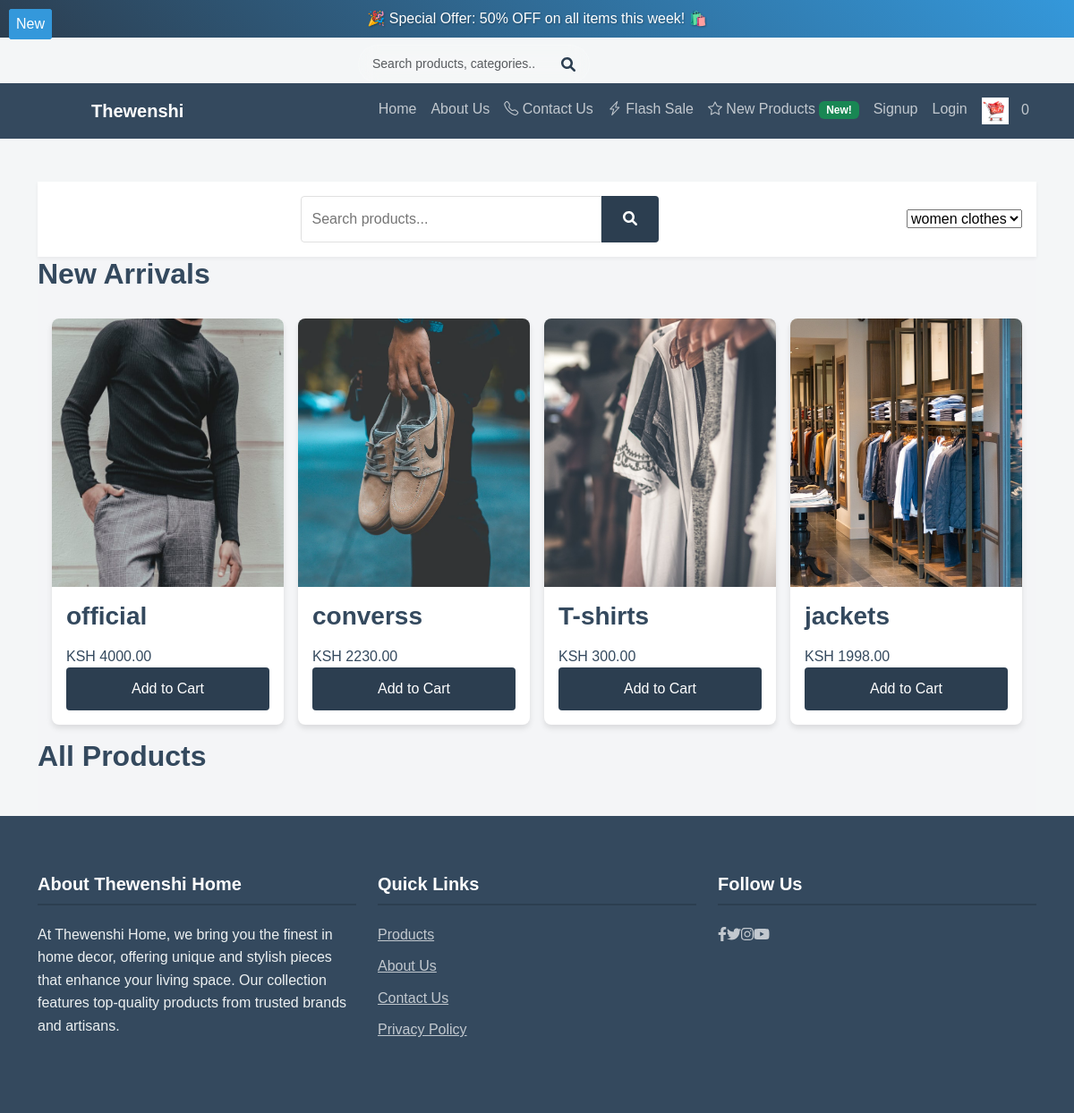
The app's page /category/2/ with its own data.
### store/models.py (models this page shows, shortened)
class NewProduct(models.Model):
    product = models.OneToOneField(Product, on_delete=models.CASCADE, related_name='new_product')
    is_new = models.BooleanField(default=True)
    price = models.IntegerField()  # New price specific to the new product
    image = models.ImageField(upload_to='new_products/')  # Image specific to the new product

class Product(models.Model):
    name = models.CharField(max_length=50)
    price = models.IntegerField()  # New price
    old_price = models.IntegerField(null=True, blank=True)  # Old price (if available)
    new_price = models.IntegerField(null=True, blank=True)  # New price (optional)
    image = models.ImageField(upload_to='products/')
    flash_sale = models.BooleanField(default=False)  # Flash sale indicator
    category = models.ForeignKey(Category, on_delete=models.CASCADE, related_name='products', null=True, blank=True)  # Link to category
    flash_sale_start_time = models.DateTimeField(null=True, blank=True)  # Start time of flash sale
    flash_sale_end_time = models.DateTimeField(null=True, blank=True)  # End time of flash sale

### store/views.py (the view, shortened to what this page needs)
# urls.py: path('' ,include('store.urls')),
def store(request, category_id=None):
    customer = None
    cart_count = 0
    categories = Category.objects.all()
    if category_id:
        selected_category = get_object_or_404(Category, id=category_id)
        products = Product.objects.filter(category=selected_category)
    else:
        products = Product.objects.all()
    flash_sale_products = FlashSaleProduct.objects.all()
    new_products = NewProduct.objects.all()
    return render(request, 'store.html', {
        'products': products,
        'cart_count': cart_count,
        'categories': categories,
        'selected_category': selected_category if category_id else None,
        'flash_sale_products': flash_sale_products,
        'new_products': new_products,
    })

### store/templates/store.html (shortened to what this page needs)
{% extends 'base.html' %}
{% load static %}
{% block content %}
<div class="store-container-fluid">
    <div class="store-header">
        <div class="header-wrapper">
            <div class="search-container">
                <input
                    type="text"
                    class="search-input"
                    placeholder="Search products..."
                >
                <button class="search-btn">
                    <i class="fas fa-search"></i>
                </button>
            </div>
            <select
                id="categoryFilter"
                class="category-filter"
            >
                {% for category in categories %}
                    <option
                        value="{% url 'store_by_category' category.id %}"
                        {% if selected_category == category %}selected{% endif %}
                    >
                        {{ category.name }}
                    </option>
                {% endfor %}
            </select>
        </div>
    </div>
    {% if new_products %}
    <section class="new-products-section">
        <div class="section-header">
            <h2>New Arrivals</h2>
        </div>
        <div class="new-products-grid">
            {% for new_product in new_products %}
            <div class="product-card new-product-card" data-product-id="{{ new_product.id }}">
                <div class="new-badge" aria-label="New Product">New</div>
                <img
                    src="{{ new_product.product.image.url }}"
                    alt="{{ new_product.product.name }}"
                    class="product-image"
                    loading="lazy"
                >
                <div class="product-info">
                    <h3>{{ new_product.product.name }}</h3>
                    <div class="product-pricing">
                        <span class="new-price">
                            KSH {{ new_product.product.price|floatformat:2 }}
                        </span>
                    </div>
                    <button
                        class="add-to-cart-btn btn btn-primary"
                        data-product-type="new_product"
                        data-product-id="{{ new_product.id }}"
                        aria-label="Add {{ new_product.product.name }} to cart"
                    >
                        Add to Cart
                    </button>
                </div>
            </div>
            {% endfor %}
        </div>
    </section>
    {% endif %}
    <section class="main-products-section">
        <div class="section-header">
            <h2>All Products</h2>
        </div>
        <div class="products-grid">
        </div>
    </section>
</div>
{% endblock %}

### store/static/css/custom.css (style rules this page uses)
:root { --primary-color: #3498db; --secondary-color: #2ecc71; --dark-color: #34495e; --light-color: #ecf0f1; --accent-color: #e74c3c; }
body { font-family: 'Nunito', sans-serif; line-height: 1.6; color: var(--dark-color); background-color: #f4f6f7; }
h1, h2, h3, h4, h5, h6 { font-weight: 700; color: var(--dark-color); margin-bottom: 15px; }
.search-container { position: relative; max-width: 400px; margin: 0 auto; }

### store/templates/store.html (style rules this page uses)
:root { --primary-color: #2c3e50; --secondary-color: #3498db; --background-color: #f4f5f7; --text-color: #333; --border-radius: 8px; }
.store-container-fluid { width: 100%; max-width: 100%; padding: 0; margin: 0; background-color: var(--background-color); }
.store-header { background-color: white; padding: 1rem; box-shadow: 0 2px 4px rgba(0,0,0,0.05); }
.header-wrapper { display: flex; justify-content: space-between; align-items: center; max-width: 1400px; margin: 0 auto; }
.search-container { display: flex; flex-grow: 1; max-width: 400px; }
.search-input { flex-grow: 1; padding: 0.75rem; border: 1px solid #e0e0e0; border-radius: 4px 0 0 4px; }
.search-btn { padding: 0.75rem 1.5rem; background-color: var(--primary-color); color: white; border: none; border-radius: 0 4px 4px 0; }
.new-products-grid, .products-grid { display: grid; grid-template-columns: repeat(auto-fill, minmax(250px, 1fr)); gap: 1rem; padding: 1rem; width: 100%; }
.product-card { background-color: white; border-radius: var(--border-radius); overflow: hidden; box-shadow: 0 4px 6px rgba(0,0,0,0.1); transition: transform 0.3s ease; }
.product-image { width: 100%; height: 300px; object-fit: cover; }
.product-info { padding: 1rem; }
.new-badge { position: absolute; top: 10px; left: 10px; background-color: var(--secondary-color); color: white; padding: 0.25rem 0.5rem; border-radius: 4px; z-index: 10; }
.add-to-cart-btn { width: 100%; padding: 0.75rem; background-color: var(--primary-color); color: white; border: none; border-radius: 4px; transition: background-color 0.3s ease; }

### records on screen
NewProduct: product.image (picture), product.name "official", product.price "4000.00"
NewProduct: product.image (picture), product.name "converss", product.price "2230.00"
NewProduct: product.image (picture), product.name "T-shirts", product.price "300.00"
NewProduct: product.image (picture), product.name "jackets", product.price "1998.00"

### other values on screen
{{ cart_count }} "0"
form field value "women clothes"
